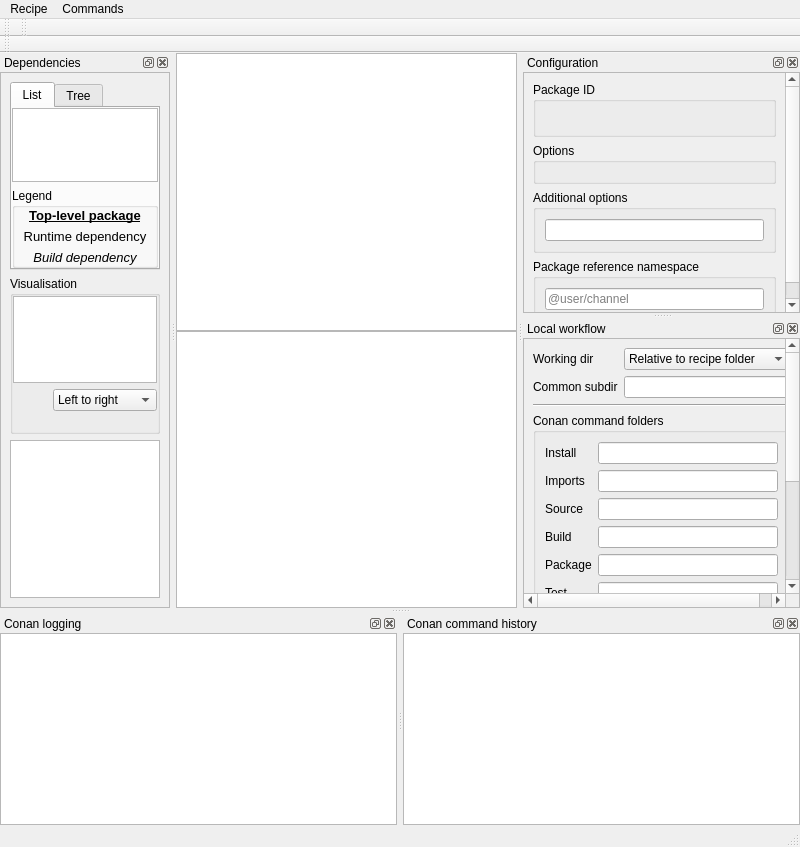
<?xml version="1.0" encoding="UTF-8"?>
<ui version="4.0">
 <class>RecipeWindow</class>
 <widget class="QMainWindow" name="RecipeWindow">
  <property name="geometry">
   <rect>
    <x>0</x>
    <y>0</y>
    <width>800</width>
    <height>847</height>
   </rect>
  </property>
  <property name="windowTitle">
   <string>A recipe window</string>
  </property>
  <widget class="QWidget" name="centralwidget">
   <layout class="QVBoxLayout" name="verticalLayout_2">
    <property name="leftMargin">
     <number>0</number>
    </property>
    <property name="topMargin">
     <number>0</number>
    </property>
    <property name="rightMargin">
     <number>0</number>
    </property>
    <property name="bottomMargin">
     <number>0</number>
    </property>
    <item>
     <layout class="QVBoxLayout" name="verticalLayout">
      <item>
       <widget class="QTabWidget" name="pane_tabs">
        <property name="usesScrollButtons">
         <bool>true</bool>
        </property>
        <property name="documentMode">
         <bool>true</bool>
        </property>
        <property name="tabsClosable">
         <bool>true</bool>
        </property>
        <property name="movable">
         <bool>true</bool>
        </property>
        <property name="tabBarAutoHide">
         <bool>true</bool>
        </property>
        <widget class="QWidget" name="default_panes_tab">
         <attribute name="title">
          <string>Default</string>
         </attribute>
         <layout class="QVBoxLayout" name="verticalLayout_18">
          <property name="leftMargin">
           <number>0</number>
          </property>
          <property name="topMargin">
           <number>0</number>
          </property>
          <property name="rightMargin">
           <number>0</number>
          </property>
          <property name="bottomMargin">
           <number>0</number>
          </property>
          <item>
           <widget class="QSplitter" name="paneSplitter">
            <property name="lineWidth">
             <number>0</number>
            </property>
            <property name="orientation">
             <enum>Qt::Vertical</enum>
            </property>
            <property name="handleWidth">
             <number>0</number>
            </property>
            <property name="childrenCollapsible">
             <bool>false</bool>
            </property>
            <widget class="QPlainTextEdit" name="outputPane">
             <property name="contextMenuPolicy">
              <enum>Qt::CustomContextMenu</enum>
             </property>
             <property name="undoRedoEnabled">
              <bool>false</bool>
             </property>
             <property name="readOnly">
              <bool>true</bool>
             </property>
            </widget>
            <widget class="QPlainTextEdit" name="errorPane">
             <property name="contextMenuPolicy">
              <enum>Qt::CustomContextMenu</enum>
             </property>
             <property name="undoRedoEnabled">
              <bool>false</bool>
             </property>
             <property name="readOnly">
              <bool>true</bool>
             </property>
            </widget>
           </widget>
          </item>
         </layout>
        </widget>
       </widget>
      </item>
     </layout>
    </item>
   </layout>
  </widget>
  <widget class="QStatusBar" name="statusbar"/>
  <widget class="RecipeBehaviourToolbar" name="behaviourToolbar">
   <property name="windowTitle">
    <string>Recipe behaviours</string>
   </property>
   <attribute name="toolBarArea">
    <enum>TopToolBarArea</enum>
   </attribute>
   <attribute name="toolBarBreak">
    <bool>false</bool>
   </attribute>
  </widget>
  <widget class="RecipeCommandToolbar" name="commandToolbar">
   <property name="windowTitle">
    <string>Recipe commands</string>
   </property>
   <attribute name="toolBarArea">
    <enum>TopToolBarArea</enum>
   </attribute>
   <attribute name="toolBarBreak">
    <bool>false</bool>
   </attribute>
  </widget>
  <widget class="BuildFeaturesToolbar" name="buildFeaturesToolbar">
   <property name="windowTitle">
    <string>Build features</string>
   </property>
   <attribute name="toolBarArea">
    <enum>TopToolBarArea</enum>
   </attribute>
   <attribute name="toolBarBreak">
    <bool>true</bool>
   </attribute>
  </widget>
  <widget class="QMenuBar" name="menuBar">
   <property name="geometry">
    <rect>
     <x>0</x>
     <y>0</y>
     <width>800</width>
     <height>24</height>
    </rect>
   </property>
   <widget class="QMenu" name="menuRecipe">
    <property name="title">
     <string>Recipe</string>
    </property>
    <property name="toolTipsVisible">
     <bool>true</bool>
    </property>
    <addaction name="actionOpen_recipe_in_editor"/>
    <addaction name="actionOpen_recipe_folder"/>
    <addaction name="actionCopy_recipe_folder_to_clipboard"/>
    <addaction name="separator"/>
    <addaction name="actionOpen_another_version"/>
    <addaction name="separator"/>
    <addaction name="actionManage_associated_local_cache"/>
    <addaction name="separator"/>
    <addaction name="actionReload"/>
    <addaction name="separator"/>
    <addaction name="actionClose"/>
   </widget>
   <widget class="QMenu" name="menuCommands">
    <property name="title">
     <string>Commands</string>
    </property>
    <property name="toolTipsVisible">
     <bool>true</bool>
    </property>
    <widget class="QMenu" name="menuLocal_workflow">
     <property name="title">
      <string>Local workflow</string>
     </property>
     <property name="toolTipsVisible">
      <bool>true</bool>
     </property>
     <widget class="QMenu" name="menuCMake">
      <property name="title">
       <string>CMake</string>
      </property>
      <addaction name="actionCMakeBuildToolCommand"/>
      <addaction name="actionCMakeBuildToolVerboseCommand"/>
      <addaction name="actionCMakeRemoveCacheCommand"/>
     </widget>
     <addaction name="actionInstallCommand"/>
     <addaction name="actionInstallUpdateCommand"/>
     <addaction name="actionImportsCommand"/>
     <addaction name="actionSourceCommand"/>
     <addaction name="actionBuildCommand"/>
     <addaction name="actionPackageCommand"/>
     <addaction name="actionExportPackageCommand"/>
     <addaction name="actionTestCommand"/>
     <addaction name="menuCMake"/>
    </widget>
    <addaction name="actionCreateCommand"/>
    <addaction name="actionCreateUpdateCommand"/>
    <addaction name="separator"/>
    <addaction name="menuLocal_workflow"/>
    <addaction name="separator"/>
    <addaction name="actionRemovePackageCommand"/>
    <addaction name="separator"/>
    <addaction name="actionCancelCommand"/>
   </widget>
   <addaction name="menuRecipe"/>
   <addaction name="menuCommands"/>
  </widget>
  <widget class="QDockWidget" name="conanLogDock">
   <property name="enabled">
    <bool>true</bool>
   </property>
   <property name="floating">
    <bool>false</bool>
   </property>
   <property name="windowTitle">
    <string>Conan logging</string>
   </property>
   <attribute name="dockWidgetArea">
    <number>8</number>
   </attribute>
   <widget class="QWidget" name="dockWidgetContents">
    <layout class="QVBoxLayout" name="verticalLayout_3">
     <property name="leftMargin">
      <number>0</number>
     </property>
     <property name="topMargin">
      <number>0</number>
     </property>
     <property name="rightMargin">
      <number>0</number>
     </property>
     <property name="bottomMargin">
      <number>0</number>
     </property>
     <item>
      <widget class="QPlainTextEdit" name="conanLog"/>
     </item>
    </layout>
   </widget>
  </widget>
  <widget class="QDockWidget" name="conanCommandsDock">
   <property name="windowTitle">
    <string>Conan command history</string>
   </property>
   <attribute name="dockWidgetArea">
    <number>8</number>
   </attribute>
   <widget class="QWidget" name="dockWidgetContents_2">
    <layout class="QVBoxLayout" name="verticalLayout_4">
     <property name="leftMargin">
      <number>0</number>
     </property>
     <property name="topMargin">
      <number>0</number>
     </property>
     <property name="rightMargin">
      <number>0</number>
     </property>
     <property name="bottomMargin">
      <number>0</number>
     </property>
     <item>
      <widget class="RecipeCommandHistoryWidget" name="conanCommandHistory">
       <property name="contextMenuPolicy">
        <enum>Qt::CustomContextMenu</enum>
       </property>
       <property name="editTriggers">
        <set>QAbstractItemView::NoEditTriggers</set>
       </property>
       <property name="alternatingRowColors">
        <bool>true</bool>
       </property>
      </widget>
     </item>
    </layout>
   </widget>
  </widget>
  <widget class="QDockWidget" name="conanConfigureDock">
   <property name="windowTitle">
    <string>Configuration</string>
   </property>
   <attribute name="dockWidgetArea">
    <number>2</number>
   </attribute>
   <widget class="QWidget" name="dockWidgetContents_3">
    <layout class="QVBoxLayout" name="verticalLayout_5">
     <property name="leftMargin">
      <number>0</number>
     </property>
     <property name="topMargin">
      <number>0</number>
     </property>
     <property name="rightMargin">
      <number>0</number>
     </property>
     <property name="bottomMargin">
      <number>0</number>
     </property>
     <item>
      <widget class="QScrollArea" name="scrollArea_2">
       <property name="widgetResizable">
        <bool>true</bool>
       </property>
       <widget class="QWidget" name="scrollAreaWidgetContents_2">
        <property name="geometry">
         <rect>
          <x>0</x>
          <y>0</y>
          <width>312</width>
          <height>281</height>
         </rect>
        </property>
        <layout class="QVBoxLayout" name="verticalLayout_13">
         <item>
          <widget class="QGroupBox" name="groupBox_7">
           <property name="title">
            <string>Package ID</string>
           </property>
           <layout class="QVBoxLayout" name="verticalLayout_17">
            <item>
             <widget class="QLabel" name="configurePackageId">
              <property name="contextMenuPolicy">
               <enum>Qt::CustomContextMenu</enum>
              </property>
              <property name="text">
               <string/>
              </property>
              <property name="alignment">
               <set>Qt::AlignCenter</set>
              </property>
             </widget>
            </item>
           </layout>
          </widget>
         </item>
         <item>
          <widget class="QGroupBox" name="configureOptionsBox">
           <property name="title">
            <string>Options</string>
           </property>
           <layout class="QGridLayout" name="optionsLayout"/>
          </widget>
         </item>
         <item>
          <widget class="QGroupBox" name="groupBox">
           <property name="toolTip">
            <string>A comma separated list of &lt;pkg&gt;:&lt;option&gt;=&lt;value&gt;</string>
           </property>
           <property name="title">
            <string>Additional options</string>
           </property>
           <layout class="QVBoxLayout" name="verticalLayout_20">
            <item>
             <widget class="QLineEdit" name="configureAdditionalOptions"/>
            </item>
           </layout>
          </widget>
         </item>
         <item>
          <widget class="QGroupBox" name="groupBox_2">
           <property name="title">
            <string>Package reference namespace</string>
           </property>
           <layout class="QVBoxLayout" name="verticalLayout_19">
            <item>
             <widget class="QLineEdit" name="configurePkgRefNamespace">
              <property name="placeholderText">
               <string>@user/channel</string>
              </property>
             </widget>
            </item>
           </layout>
          </widget>
         </item>
         <item>
          <spacer name="verticalSpacer">
           <property name="orientation">
            <enum>Qt::Vertical</enum>
           </property>
           <property name="sizeHint" stdset="0">
            <size>
             <width>20</width>
             <height>40</height>
            </size>
           </property>
          </spacer>
         </item>
        </layout>
       </widget>
      </widget>
     </item>
    </layout>
   </widget>
  </widget>
  <widget class="QDockWidget" name="conanLocalWorkflowDock">
   <property name="windowTitle">
    <string>Local workflow</string>
   </property>
   <attribute name="dockWidgetArea">
    <number>2</number>
   </attribute>
   <widget class="QWidget" name="dockWidgetContents_4">
    <layout class="QVBoxLayout" name="verticalLayout_6">
     <property name="leftMargin">
      <number>0</number>
     </property>
     <property name="topMargin">
      <number>0</number>
     </property>
     <property name="rightMargin">
      <number>0</number>
     </property>
     <property name="bottomMargin">
      <number>0</number>
     </property>
     <item>
      <widget class="QScrollArea" name="scrollArea">
       <property name="widgetResizable">
        <bool>true</bool>
       </property>
       <widget class="QWidget" name="scrollAreaWidgetContents">
        <property name="geometry">
         <rect>
          <x>0</x>
          <y>0</y>
          <width>327</width>
          <height>535</height>
         </rect>
        </property>
        <layout class="QVBoxLayout" name="verticalLayout_12">
         <item>
          <layout class="QGridLayout" name="gridLayout_3">
           <item row="0" column="0">
            <widget class="QLabel" name="label_7">
             <property name="text">
              <string>Working dir</string>
             </property>
            </widget>
           </item>
           <item row="0" column="1">
            <widget class="QComboBox" name="localWorkflowCwd">
             <item>
              <property name="text">
               <string>Relative to recipe folder</string>
              </property>
             </item>
             <item>
              <property name="text">
               <string>Relative to git workspace</string>
              </property>
             </item>
            </widget>
           </item>
           <item row="1" column="0">
            <widget class="QLabel" name="label_10">
             <property name="text">
              <string>Common subdir</string>
             </property>
            </widget>
           </item>
           <item row="1" column="1">
            <widget class="QLineEdit" name="localWorkflowCommonSubdir"/>
           </item>
          </layout>
         </item>
         <item>
          <widget class="Line" name="line">
           <property name="orientation">
            <enum>Qt::Horizontal</enum>
           </property>
          </widget>
         </item>
         <item>
          <widget class="QGroupBox" name="groupBox_4">
           <property name="title">
            <string>Conan command folders</string>
           </property>
           <layout class="QVBoxLayout" name="verticalLayout_11">
            <item>
             <layout class="QGridLayout" name="gridLayout">
              <item row="3" column="0">
               <widget class="QLabel" name="label">
                <property name="text">
                 <string>Install</string>
                </property>
               </widget>
              </item>
              <item row="4" column="1">
               <widget class="QLineEdit" name="localWorkflowImportsFolder"/>
              </item>
              <item row="8" column="0">
               <widget class="QLabel" name="label_5">
                <property name="text">
                 <string>Test</string>
                </property>
               </widget>
              </item>
              <item row="4" column="0">
               <widget class="QLabel" name="label_6">
                <property name="text">
                 <string>Imports</string>
                </property>
               </widget>
              </item>
              <item row="8" column="1">
               <widget class="QLineEdit" name="localWorkflowTestFolder"/>
              </item>
              <item row="9" column="0" colspan="2">
               <widget class="QPushButton" name="localWorkflowExpressionEditor">
                <property name="text">
                 <string>Expression editor...</string>
                </property>
               </widget>
              </item>
              <item row="5" column="1">
               <widget class="QLineEdit" name="localWorkflowSourceFolder"/>
              </item>
              <item row="3" column="1">
               <widget class="QLineEdit" name="localWorkflowInstallFolder"/>
              </item>
              <item row="7" column="0">
               <widget class="QLabel" name="label_4">
                <property name="text">
                 <string>Package</string>
                </property>
               </widget>
              </item>
              <item row="6" column="1">
               <widget class="QLineEdit" name="localWorkflowBuildFolder"/>
              </item>
              <item row="7" column="1">
               <widget class="QLineEdit" name="localWorkflowPackageFolder"/>
              </item>
              <item row="6" column="0">
               <widget class="QLabel" name="label_3">
                <property name="text">
                 <string>Build</string>
                </property>
               </widget>
              </item>
              <item row="5" column="0">
               <widget class="QLabel" name="label_2">
                <property name="text">
                 <string>Source</string>
                </property>
               </widget>
              </item>
             </layout>
            </item>
           </layout>
          </widget>
         </item>
         <item>
          <widget class="Line" name="line_2">
           <property name="orientation">
            <enum>Qt::Horizontal</enum>
           </property>
          </widget>
         </item>
         <item>
          <widget class="QGroupBox" name="groupBox_3">
           <property name="title">
            <string>Presets</string>
           </property>
           <layout class="QVBoxLayout" name="verticalLayout_10">
            <item>
             <widget class="QPushButton" name="localWorkflowClearAll">
              <property name="text">
               <string>Clear all</string>
              </property>
             </widget>
            </item>
            <item>
             <widget class="QPushButton" name="localWorkflowCommonBuildFolder">
              <property name="text">
               <string>Common 'build' folder</string>
              </property>
             </widget>
            </item>
            <item>
             <widget class="QPushButton" name="localWorkflowProfileAndVersionBasedSubdirs">
              <property name="text">
               <string>Profile and version specific subfolders</string>
              </property>
             </widget>
            </item>
           </layout>
          </widget>
         </item>
         <item>
          <spacer name="verticalSpacer_2">
           <property name="orientation">
            <enum>Qt::Vertical</enum>
           </property>
           <property name="sizeHint" stdset="0">
            <size>
             <width>20</width>
             <height>40</height>
            </size>
           </property>
          </spacer>
         </item>
        </layout>
       </widget>
      </widget>
     </item>
    </layout>
   </widget>
  </widget>
  <widget class="QDockWidget" name="conanDependencyDock">
   <property name="windowTitle">
    <string>Dependencies</string>
   </property>
   <attribute name="dockWidgetArea">
    <number>1</number>
   </attribute>
   <widget class="QWidget" name="dockWidgetContents_5">
    <layout class="QVBoxLayout" name="verticalLayout_7">
     <property name="leftMargin">
      <number>0</number>
     </property>
     <property name="topMargin">
      <number>0</number>
     </property>
     <property name="rightMargin">
      <number>0</number>
     </property>
     <property name="bottomMargin">
      <number>0</number>
     </property>
     <item>
      <widget class="QScrollArea" name="scrollArea_3">
       <property name="widgetResizable">
        <bool>true</bool>
       </property>
       <widget class="QWidget" name="scrollAreaWidgetContents_3">
        <property name="geometry">
         <rect>
          <x>0</x>
          <y>0</y>
          <width>214</width>
          <height>531</height>
         </rect>
        </property>
        <layout class="QVBoxLayout" name="verticalLayout_14">
         <item>
          <widget class="QTabWidget" name="dependentsTabs">
           <property name="currentIndex">
            <number>0</number>
           </property>
           <property name="tabBarAutoHide">
            <bool>true</bool>
           </property>
           <widget class="QWidget" name="tab_2">
            <attribute name="title">
             <string>List</string>
            </attribute>
            <layout class="QVBoxLayout" name="verticalLayout_8">
             <property name="leftMargin">
              <number>0</number>
             </property>
             <property name="topMargin">
              <number>0</number>
             </property>
             <property name="rightMargin">
              <number>0</number>
             </property>
             <property name="bottomMargin">
              <number>0</number>
             </property>
             <item>
              <widget class="QListView" name="dependenciesPackageList">
               <property name="contextMenuPolicy">
                <enum>Qt::CustomContextMenu</enum>
               </property>
               <property name="sizeAdjustPolicy">
                <enum>QAbstractScrollArea::AdjustToContents</enum>
               </property>
               <property name="editTriggers">
                <set>QAbstractItemView::NoEditTriggers</set>
               </property>
              </widget>
             </item>
             <item>
              <widget class="QGroupBox" name="groupBox_5">
               <property name="title">
                <string>Legend</string>
               </property>
               <layout class="QVBoxLayout" name="verticalLayout_15">
                <property name="leftMargin">
                 <number>0</number>
                </property>
                <property name="topMargin">
                 <number>0</number>
                </property>
                <property name="rightMargin">
                 <number>0</number>
                </property>
                <property name="bottomMargin">
                 <number>0</number>
                </property>
                <item>
                 <widget class="QLabel" name="label_11">
                  <property name="font">
                   <font>
                    <pointsize>10</pointsize>
                    <bold>true</bold>
                    <underline>true</underline>
                   </font>
                  </property>
                  <property name="text">
                   <string>Top-level package</string>
                  </property>
                  <property name="alignment">
                   <set>Qt::AlignCenter</set>
                  </property>
                 </widget>
                </item>
                <item>
                 <widget class="QLabel" name="label_12">
                  <property name="font">
                   <font>
                    <pointsize>10</pointsize>
                   </font>
                  </property>
                  <property name="text">
                   <string>Runtime dependency</string>
                  </property>
                  <property name="alignment">
                   <set>Qt::AlignCenter</set>
                  </property>
                 </widget>
                </item>
                <item>
                 <widget class="QLabel" name="label_13">
                  <property name="font">
                   <font>
                    <pointsize>10</pointsize>
                    <italic>true</italic>
                   </font>
                  </property>
                  <property name="text">
                   <string>Build dependency</string>
                  </property>
                  <property name="alignment">
                   <set>Qt::AlignCenter</set>
                  </property>
                 </widget>
                </item>
               </layout>
              </widget>
             </item>
            </layout>
           </widget>
           <widget class="QWidget" name="tab">
            <attribute name="title">
             <string>Tree</string>
            </attribute>
            <layout class="QVBoxLayout" name="verticalLayout_9">
             <item>
              <widget class="QTreeView" name="dependenciesPackageTree">
               <property name="sizeAdjustPolicy">
                <enum>QAbstractScrollArea::AdjustToContents</enum>
               </property>
              </widget>
             </item>
            </layout>
           </widget>
          </widget>
         </item>
         <item>
          <widget class="QGroupBox" name="groupBox_6">
           <property name="title">
            <string>Visualisation</string>
           </property>
           <layout class="QVBoxLayout" name="verticalLayout_16">
            <property name="leftMargin">
             <number>0</number>
            </property>
            <property name="topMargin">
             <number>0</number>
            </property>
            <property name="rightMargin">
             <number>0</number>
            </property>
            <property name="bottomMargin">
             <number>20</number>
            </property>
            <item>
             <widget class="DependencyView" name="dependencyView">
              <property name="sizeAdjustPolicy">
               <enum>QAbstractScrollArea::AdjustToContents</enum>
              </property>
             </widget>
            </item>
            <item>
             <layout class="QHBoxLayout" name="horizontalLayout">
              <item>
               <spacer name="horizontalSpacer">
                <property name="orientation">
                 <enum>Qt::Horizontal</enum>
                </property>
                <property name="sizeHint" stdset="0">
                 <size>
                  <width>40</width>
                  <height>20</height>
                 </size>
                </property>
               </spacer>
              </item>
              <item>
               <widget class="QComboBox" name="dependency_rankdir">
                <item>
                 <property name="text">
                  <string>Left to right</string>
                 </property>
                </item>
                <item>
                 <property name="text">
                  <string>Top to bottom</string>
                 </property>
                </item>
               </widget>
              </item>
             </layout>
            </item>
           </layout>
          </widget>
         </item>
         <item>
          <widget class="QPlainTextEdit" name="dependentsLog">
           <property name="contextMenuPolicy">
            <enum>Qt::CustomContextMenu</enum>
           </property>
           <property name="sizeAdjustPolicy">
            <enum>QAbstractScrollArea::AdjustToContents</enum>
           </property>
           <property name="undoRedoEnabled">
            <bool>false</bool>
           </property>
           <property name="readOnly">
            <bool>true</bool>
           </property>
          </widget>
         </item>
        </layout>
       </widget>
      </widget>
     </item>
    </layout>
   </widget>
  </widget>
  <action name="actionCreateCommand">
   <property name="icon">
    <iconset>
     <normaloff>:/create.svg</normaloff>:/create.svg</iconset>
   </property>
   <property name="text">
    <string>Create package in local cache</string>
   </property>
  </action>
  <action name="actionCreateUpdateCommand">
   <property name="icon">
    <iconset>
     <normaloff>:/create.svg</normaloff>:/create.svg</iconset>
   </property>
   <property name="text">
    <string>Create package in local cache with latest dependencies</string>
   </property>
  </action>
  <action name="actionImportsCommand">
   <property name="icon">
    <iconset>
     <normaloff>:/imports.svg</normaloff>:/imports.svg</iconset>
   </property>
   <property name="text">
    <string>Import files from dependents</string>
   </property>
  </action>
  <action name="actionInstallCommand">
   <property name="icon">
    <iconset>
     <normaloff>:/install.svg</normaloff>:/install.svg</iconset>
   </property>
   <property name="text">
    <string>Download dependencies and configure</string>
   </property>
  </action>
  <action name="actionInstallUpdateCommand">
   <property name="icon">
    <iconset>
     <normaloff>:/install.svg</normaloff>:/install.svg</iconset>
   </property>
   <property name="text">
    <string>Download latest dependencies and configure</string>
   </property>
  </action>
  <action name="actionSourceCommand">
   <property name="icon">
    <iconset>
     <normaloff>:/source.svg</normaloff>:/source.svg</iconset>
   </property>
   <property name="text">
    <string>Get source code</string>
   </property>
  </action>
  <action name="actionBuildCommand">
   <property name="icon">
    <iconset>
     <normaloff>:/build.svg</normaloff>:/build.svg</iconset>
   </property>
   <property name="text">
    <string>Build source</string>
   </property>
  </action>
  <action name="actionPackageCommand">
   <property name="icon">
    <iconset>
     <normaloff>:/package.svg</normaloff>:/package.svg</iconset>
   </property>
   <property name="text">
    <string>Make local package</string>
   </property>
  </action>
  <action name="actionExportPackageCommand">
   <property name="icon">
    <iconset>
     <normaloff>:/exportpackage.svg</normaloff>:/exportpackage.svg</iconset>
   </property>
   <property name="text">
    <string>Export package to local cache</string>
   </property>
  </action>
  <action name="actionTestCommand">
   <property name="icon">
    <iconset>
     <normaloff>:/testpackage.svg</normaloff>:/testpackage.svg</iconset>
   </property>
   <property name="text">
    <string>Test package in local cache</string>
   </property>
  </action>
  <action name="actionCancelCommand">
   <property name="icon">
    <iconset>
     <normaloff>:/cancel.svg</normaloff>:/cancel.svg</iconset>
   </property>
   <property name="text">
    <string>Cancel running command</string>
   </property>
  </action>
  <action name="actionRemovePackageCommand">
   <property name="icon">
    <iconset>
     <normaloff>:/removepackage.svg</normaloff>:/removepackage.svg</iconset>
   </property>
   <property name="text">
    <string>Remove package from local cache</string>
   </property>
  </action>
  <action name="actionCMakeBuildToolCommand">
   <property name="icon">
    <iconset>
     <normaloff>:/cmakebuildtool.svg</normaloff>:/cmakebuildtool.svg</iconset>
   </property>
   <property name="text">
    <string>Run CMake build tool</string>
   </property>
  </action>
  <action name="actionCMakeBuildToolVerboseCommand">
   <property name="icon">
    <iconset>
     <normaloff>:/cmakebuildtoolverbose.svg</normaloff>:/cmakebuildtoolverbose.svg</iconset>
   </property>
   <property name="text">
    <string>Run CMake build tool (verbose)</string>
   </property>
  </action>
  <action name="actionCMakeRemoveCacheCommand">
   <property name="icon">
    <iconset>
     <normaloff>:/removecmakecache.svg</normaloff>:/removecmakecache.svg</iconset>
   </property>
   <property name="text">
    <string>Delete CMake cache</string>
   </property>
  </action>
  <action name="actionOpen_another_version">
   <property name="text">
    <string>Open another version of this recipe...</string>
   </property>
   <property name="toolTip">
    <string>Open another version of this recipe</string>
   </property>
  </action>
  <action name="actionManage_associated_local_cache">
   <property name="text">
    <string>Manage associated local cache...</string>
   </property>
  </action>
  <action name="actionClose">
   <property name="text">
    <string>Close</string>
   </property>
  </action>
  <action name="actionOpen_recipe_in_editor">
   <property name="text">
    <string>Open recipe in editor...</string>
   </property>
   <property name="toolTip">
    <string>Open recipe in editor set in preferences</string>
   </property>
  </action>
  <action name="actionOpen_recipe_folder">
   <property name="text">
    <string>Open recipe folder...</string>
   </property>
  </action>
  <action name="actionCopy_recipe_folder_to_clipboard">
   <property name="text">
    <string>Copy recipe folder to clipboard</string>
   </property>
   <property name="toolTip">
    <string>Copy recipe folder to clipboard</string>
   </property>
  </action>
  <action name="actionReload">
   <property name="text">
    <string>Reload</string>
   </property>
  </action>
 </widget>
 <customwidgets>
  <customwidget>
   <class>RecipeBehaviourToolbar</class>
   <extends>QToolBar</extends>
   <header>cruiz/recipe/toolbars/behaviour.h</header>
  </customwidget>
  <customwidget>
   <class>RecipeCommandToolbar</class>
   <extends>QToolBar</extends>
   <header>cruiz/recipe/toolbars/command.h</header>
  </customwidget>
  <customwidget>
   <class>RecipeCommandHistoryWidget</class>
   <extends>QListWidget</extends>
   <header>cruiz/recipe/logs/command.h</header>
  </customwidget>
  <customwidget>
   <class>BuildFeaturesToolbar</class>
   <extends>QToolBar</extends>
   <header>cruiz/recipe/toolbars/buildfeatures.h</header>
  </customwidget>
  <customwidget>
   <class>DependencyView</class>
   <extends>QGraphicsView</extends>
   <header>cruiz/recipe/dependencyview.h</header>
  </customwidget>
 </customwidgets>
 <resources/>
 <connections/>
</ui>
